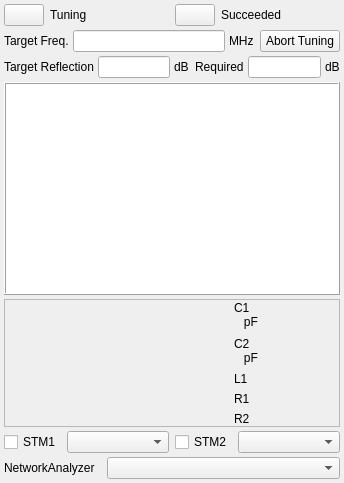
<?xml version="1.0" encoding="UTF-8"?>
<ui version="4.0">
 <class>FrmAutoLCTuner</class>
 <widget class="QMainWindow" name="FrmAutoLCTuner">
  <property name="geometry">
   <rect>
    <x>0</x>
    <y>0</y>
    <width>344</width>
    <height>483</height>
   </rect>
  </property>
  <property name="windowTitle">
   <string>LC Circuit Automatic Tuner</string>
  </property>
  <widget class="QWidget" name="widget">
   <layout class="QVBoxLayout" name="verticalLayout">
    <property name="spacing">
     <number>4</number>
    </property>
    <property name="leftMargin">
     <number>4</number>
    </property>
    <property name="topMargin">
     <number>4</number>
    </property>
    <property name="rightMargin">
     <number>4</number>
    </property>
    <property name="bottomMargin">
     <number>4</number>
    </property>
    <item>
     <layout class="QHBoxLayout" name="horizontalLayout_5">
      <item>
       <layout class="QHBoxLayout" name="horizontalLayout_2">
        <item>
         <widget class="QPushButton" name="m_ledTuning">
          <property name="sizePolicy">
           <sizepolicy hsizetype="Fixed" vsizetype="Preferred">
            <horstretch>0</horstretch>
            <verstretch>0</verstretch>
           </sizepolicy>
          </property>
         </widget>
        </item>
        <item>
         <widget class="QLabel" name="textLabel2_11">
          <property name="sizePolicy">
           <sizepolicy hsizetype="Preferred" vsizetype="Fixed">
            <horstretch>0</horstretch>
            <verstretch>0</verstretch>
           </sizepolicy>
          </property>
          <property name="text">
           <string>Tuning</string>
          </property>
          <property name="wordWrap">
           <bool>false</bool>
          </property>
         </widget>
        </item>
       </layout>
      </item>
      <item>
       <layout class="QHBoxLayout" name="horizontalLayout_4">
        <item>
         <widget class="QPushButton" name="m_ledSucceeded">
          <property name="sizePolicy">
           <sizepolicy hsizetype="Fixed" vsizetype="Preferred">
            <horstretch>0</horstretch>
            <verstretch>0</verstretch>
           </sizepolicy>
          </property>
         </widget>
        </item>
        <item>
         <widget class="QLabel" name="textLabel2_12">
          <property name="sizePolicy">
           <sizepolicy hsizetype="Preferred" vsizetype="Fixed">
            <horstretch>0</horstretch>
            <verstretch>0</verstretch>
           </sizepolicy>
          </property>
          <property name="text">
           <string>Succeeded</string>
          </property>
          <property name="wordWrap">
           <bool>false</bool>
          </property>
         </widget>
        </item>
       </layout>
      </item>
     </layout>
    </item>
    <item>
     <layout class="QHBoxLayout" name="horizontalLayout_10">
      <item>
       <layout class="QHBoxLayout" name="horizontalLayout">
        <property name="spacing">
         <number>4</number>
        </property>
        <item>
         <widget class="QLabel" name="textLabel20_4">
          <property name="sizePolicy">
           <sizepolicy hsizetype="Preferred" vsizetype="Fixed">
            <horstretch>0</horstretch>
            <verstretch>0</verstretch>
           </sizepolicy>
          </property>
          <property name="text">
           <string>Target Freq.</string>
          </property>
          <property name="wordWrap">
           <bool>false</bool>
          </property>
         </widget>
        </item>
        <item>
         <widget class="QLineEdit" name="m_edTarget"/>
        </item>
        <item>
         <widget class="QLabel" name="textLabel20_5">
          <property name="sizePolicy">
           <sizepolicy hsizetype="Preferred" vsizetype="Fixed">
            <horstretch>0</horstretch>
            <verstretch>0</verstretch>
           </sizepolicy>
          </property>
          <property name="text">
           <string>MHz</string>
          </property>
          <property name="wordWrap">
           <bool>false</bool>
          </property>
         </widget>
        </item>
       </layout>
      </item>
      <item>
       <widget class="QPushButton" name="m_btnAbortTuning">
        <property name="text">
         <string>Abort Tuning</string>
        </property>
       </widget>
      </item>
     </layout>
    </item>
    <item>
     <layout class="QHBoxLayout" name="horizontalLayout_11">
      <item>
       <layout class="QHBoxLayout" name="horizontalLayout_6">
        <property name="spacing">
         <number>4</number>
        </property>
        <item>
         <widget class="QLabel" name="textLabel20_6">
          <property name="sizePolicy">
           <sizepolicy hsizetype="Preferred" vsizetype="Fixed">
            <horstretch>0</horstretch>
            <verstretch>0</verstretch>
           </sizepolicy>
          </property>
          <property name="text">
           <string>Target Reflection</string>
          </property>
          <property name="wordWrap">
           <bool>false</bool>
          </property>
         </widget>
        </item>
        <item>
         <widget class="QLineEdit" name="m_edReflectionTargeted">
          <property name="minimumSize">
           <size>
            <width>40</width>
            <height>0</height>
           </size>
          </property>
         </widget>
        </item>
        <item>
         <widget class="QLabel" name="textLabel20_7">
          <property name="sizePolicy">
           <sizepolicy hsizetype="Preferred" vsizetype="Fixed">
            <horstretch>0</horstretch>
            <verstretch>0</verstretch>
           </sizepolicy>
          </property>
          <property name="text">
           <string>dB</string>
          </property>
          <property name="wordWrap">
           <bool>false</bool>
          </property>
         </widget>
        </item>
       </layout>
      </item>
      <item>
       <layout class="QHBoxLayout" name="horizontalLayout_7">
        <property name="spacing">
         <number>4</number>
        </property>
        <item>
         <widget class="QLabel" name="textLabel20_8">
          <property name="sizePolicy">
           <sizepolicy hsizetype="Preferred" vsizetype="Fixed">
            <horstretch>0</horstretch>
            <verstretch>0</verstretch>
           </sizepolicy>
          </property>
          <property name="text">
           <string>Required</string>
          </property>
          <property name="wordWrap">
           <bool>false</bool>
          </property>
         </widget>
        </item>
        <item>
         <widget class="QLineEdit" name="m_edReflectionRequired">
          <property name="minimumSize">
           <size>
            <width>40</width>
            <height>0</height>
           </size>
          </property>
         </widget>
        </item>
        <item>
         <widget class="QLabel" name="textLabel20_9">
          <property name="sizePolicy">
           <sizepolicy hsizetype="Preferred" vsizetype="Fixed">
            <horstretch>0</horstretch>
            <verstretch>0</verstretch>
           </sizepolicy>
          </property>
          <property name="text">
           <string>dB</string>
          </property>
          <property name="wordWrap">
           <bool>false</bool>
          </property>
         </widget>
        </item>
       </layout>
      </item>
     </layout>
    </item>
    <item>
     <widget class="QTextBrowser" name="m_txtStatus">
      <property name="sizePolicy">
       <sizepolicy hsizetype="Preferred" vsizetype="MinimumExpanding">
        <horstretch>0</horstretch>
        <verstretch>0</verstretch>
       </sizepolicy>
      </property>
      <property name="minimumSize">
       <size>
        <width>100</width>
        <height>150</height>
       </size>
      </property>
      <property name="font">
       <font>
        <pointsize>9</pointsize>
       </font>
      </property>
      <property name="frameShape">
       <enum>QFrame::Box</enum>
      </property>
      <property name="frameShadow">
       <enum>QFrame::Raised</enum>
      </property>
     </widget>
    </item>
    <item>
     <widget class="QFrame" name="frame">
      <property name="sizePolicy">
       <sizepolicy hsizetype="Preferred" vsizetype="Preferred">
        <horstretch>0</horstretch>
        <verstretch>0</verstretch>
       </sizepolicy>
      </property>
      <property name="frameShape">
       <enum>QFrame::StyledPanel</enum>
      </property>
      <property name="frameShadow">
       <enum>QFrame::Raised</enum>
      </property>
      <layout class="QHBoxLayout" name="horizontalLayout_8">
       <property name="spacing">
        <number>4</number>
       </property>
       <property name="leftMargin">
        <number>0</number>
       </property>
       <property name="topMargin">
        <number>0</number>
       </property>
       <property name="rightMargin">
        <number>0</number>
       </property>
       <property name="bottomMargin">
        <number>0</number>
       </property>
       <item>
        <widget class="QLabel" name="label">
         <property name="sizePolicy">
          <sizepolicy hsizetype="Preferred" vsizetype="Ignored">
           <horstretch>0</horstretch>
           <verstretch>0</verstretch>
          </sizepolicy>
         </property>
         <property name="minimumSize">
          <size>
           <width>225</width>
           <height>110</height>
          </size>
         </property>
         <property name="text">
          <string/>
         </property>
         <property name="pixmap">
          <pixmap resource="../../kame/kame.qrc">:/forms/autolctuner.png</pixmap>
         </property>
         <property name="scaledContents">
          <bool>true</bool>
         </property>
         <property name="alignment">
          <set>Qt::AlignCenter</set>
         </property>
        </widget>
       </item>
       <item>
        <layout class="QVBoxLayout" name="verticalLayout_2">
         <item>
          <widget class="QLabel" name="m_lblC1">
           <property name="sizePolicy">
            <sizepolicy hsizetype="Preferred" vsizetype="Preferred">
             <horstretch>0</horstretch>
             <verstretch>0</verstretch>
            </sizepolicy>
           </property>
           <property name="minimumSize">
            <size>
             <width>80</width>
             <height>30</height>
            </size>
           </property>
           <property name="text">
            <string>C1
   pF</string>
           </property>
           <property name="wordWrap">
            <bool>false</bool>
           </property>
          </widget>
         </item>
         <item>
          <widget class="QLabel" name="m_lblC2">
           <property name="sizePolicy">
            <sizepolicy hsizetype="Preferred" vsizetype="Preferred">
             <horstretch>0</horstretch>
             <verstretch>0</verstretch>
            </sizepolicy>
           </property>
           <property name="minimumSize">
            <size>
             <width>80</width>
             <height>30</height>
            </size>
           </property>
           <property name="text">
            <string>C2
   pF</string>
           </property>
           <property name="scaledContents">
            <bool>false</bool>
           </property>
           <property name="wordWrap">
            <bool>false</bool>
           </property>
          </widget>
         </item>
         <item>
          <widget class="QLabel" name="m_lblL1">
           <property name="sizePolicy">
            <sizepolicy hsizetype="Preferred" vsizetype="Preferred">
             <horstretch>0</horstretch>
             <verstretch>0</verstretch>
            </sizepolicy>
           </property>
           <property name="minimumSize">
            <size>
             <width>80</width>
             <height>0</height>
            </size>
           </property>
           <property name="text">
            <string>L1</string>
           </property>
           <property name="wordWrap">
            <bool>false</bool>
           </property>
          </widget>
         </item>
         <item>
          <widget class="QLabel" name="m_lblR1">
           <property name="sizePolicy">
            <sizepolicy hsizetype="Preferred" vsizetype="Preferred">
             <horstretch>0</horstretch>
             <verstretch>0</verstretch>
            </sizepolicy>
           </property>
           <property name="minimumSize">
            <size>
             <width>80</width>
             <height>0</height>
            </size>
           </property>
           <property name="text">
            <string>R1</string>
           </property>
           <property name="wordWrap">
            <bool>false</bool>
           </property>
          </widget>
         </item>
         <item>
          <widget class="QLabel" name="m_lblR2">
           <property name="sizePolicy">
            <sizepolicy hsizetype="Preferred" vsizetype="Preferred">
             <horstretch>0</horstretch>
             <verstretch>0</verstretch>
            </sizepolicy>
           </property>
           <property name="minimumSize">
            <size>
             <width>80</width>
             <height>0</height>
            </size>
           </property>
           <property name="text">
            <string>R2</string>
           </property>
           <property name="wordWrap">
            <bool>false</bool>
           </property>
          </widget>
         </item>
        </layout>
       </item>
      </layout>
     </widget>
    </item>
    <item>
     <layout class="QHBoxLayout" name="horizontalLayout_12">
      <item>
       <layout class="QHBoxLayout" name="horizontalLayout_3">
        <item>
         <widget class="QCheckBox" name="m_ckbUseSTM1">
          <property name="sizePolicy">
           <sizepolicy hsizetype="Fixed" vsizetype="Fixed">
            <horstretch>0</horstretch>
            <verstretch>0</verstretch>
           </sizepolicy>
          </property>
          <property name="text">
           <string>STM1</string>
          </property>
         </widget>
        </item>
        <item>
         <widget class="QComboBox" name="m_cmbSTM1">
          <property name="sizePolicy">
           <sizepolicy hsizetype="Preferred" vsizetype="Fixed">
            <horstretch>0</horstretch>
            <verstretch>0</verstretch>
           </sizepolicy>
          </property>
         </widget>
        </item>
       </layout>
      </item>
      <item>
       <layout class="QHBoxLayout" name="horizontalLayout_9">
        <item>
         <widget class="QCheckBox" name="m_ckbUseSTM2">
          <property name="sizePolicy">
           <sizepolicy hsizetype="Fixed" vsizetype="Fixed">
            <horstretch>0</horstretch>
            <verstretch>0</verstretch>
           </sizepolicy>
          </property>
          <property name="text">
           <string>STM2</string>
          </property>
         </widget>
        </item>
        <item>
         <widget class="QComboBox" name="m_cmbSTM2">
          <property name="sizePolicy">
           <sizepolicy hsizetype="Preferred" vsizetype="Fixed">
            <horstretch>0</horstretch>
            <verstretch>0</verstretch>
           </sizepolicy>
          </property>
         </widget>
        </item>
       </layout>
      </item>
     </layout>
    </item>
    <item>
     <layout class="QHBoxLayout" name="_3">
      <property name="spacing">
       <number>12</number>
      </property>
      <item>
       <widget class="QLabel" name="textLabel20_2">
        <property name="sizePolicy">
         <sizepolicy hsizetype="Fixed" vsizetype="Fixed">
          <horstretch>0</horstretch>
          <verstretch>0</verstretch>
         </sizepolicy>
        </property>
        <property name="text">
         <string>NetworkAnalyzer</string>
        </property>
        <property name="wordWrap">
         <bool>false</bool>
        </property>
       </widget>
      </item>
      <item>
       <widget class="QComboBox" name="m_cmbNetAna">
        <property name="sizePolicy">
         <sizepolicy hsizetype="Preferred" vsizetype="Fixed">
          <horstretch>0</horstretch>
          <verstretch>0</verstretch>
         </sizepolicy>
        </property>
       </widget>
      </item>
     </layout>
    </item>
   </layout>
  </widget>
 </widget>
 <layoutdefault spacing="6" margin="11"/>
 <tabstops>
  <tabstop>m_edTarget</tabstop>
  <tabstop>m_btnAbortTuning</tabstop>
  <tabstop>m_edReflectionTargeted</tabstop>
  <tabstop>m_edReflectionRequired</tabstop>
  <tabstop>m_ckbUseSTM1</tabstop>
  <tabstop>m_ckbUseSTM2</tabstop>
  <tabstop>m_cmbSTM1</tabstop>
  <tabstop>m_cmbSTM2</tabstop>
  <tabstop>m_cmbNetAna</tabstop>
  <tabstop>m_ledTuning</tabstop>
  <tabstop>m_ledSucceeded</tabstop>
  <tabstop>m_txtStatus</tabstop>
 </tabstops>
 <resources>
  <include location="../../kame/kame.qrc"/>
 </resources>
 <connections/>
</ui>
